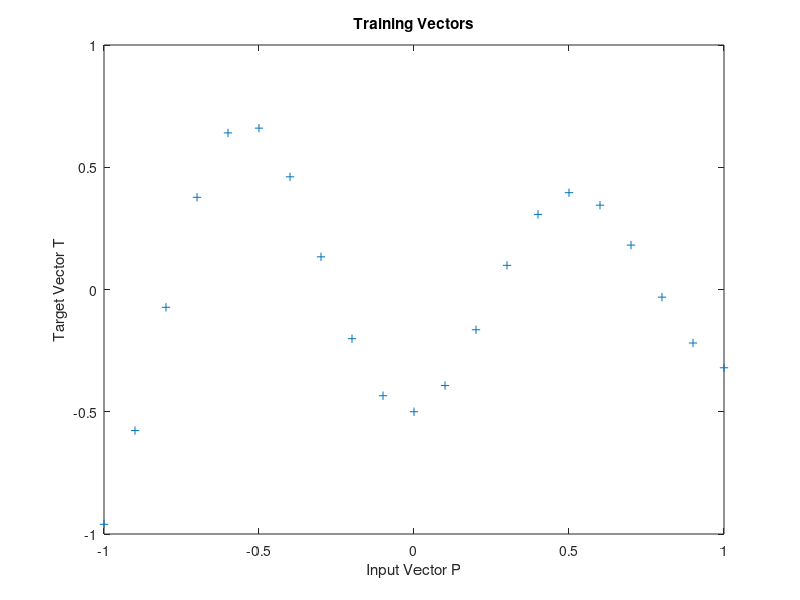

Write the MATLAB code that produced this figure. (Note: this script raises an error after producing the figure.)
X = -1:.1:1;
T = [-.9602 -.5770 -.0729  .3771  .6405  .6600  .4609 ...
      .1336 -.2013 -.4344 -.5000 -.3930 -.1647  .0988 ...
      .3072  .3960  .3449  .1816 -.0312 -.2189 -.3201];
plot(X,T,'+');
title('Training Vectors');
xlabel('Input Vector P');
ylabel('Target Vector T');

eg = 0.02; % sum-squared error goal
sc = 1;    % spread constant
net = newrb(X,T,eg,sc);

plot(X,T,'+');
xlabel('Input');

X = -1:.01:1;
Y = net(X);

hold on;
plot(X,Y);
hold off;
legend({'Target','Output'})